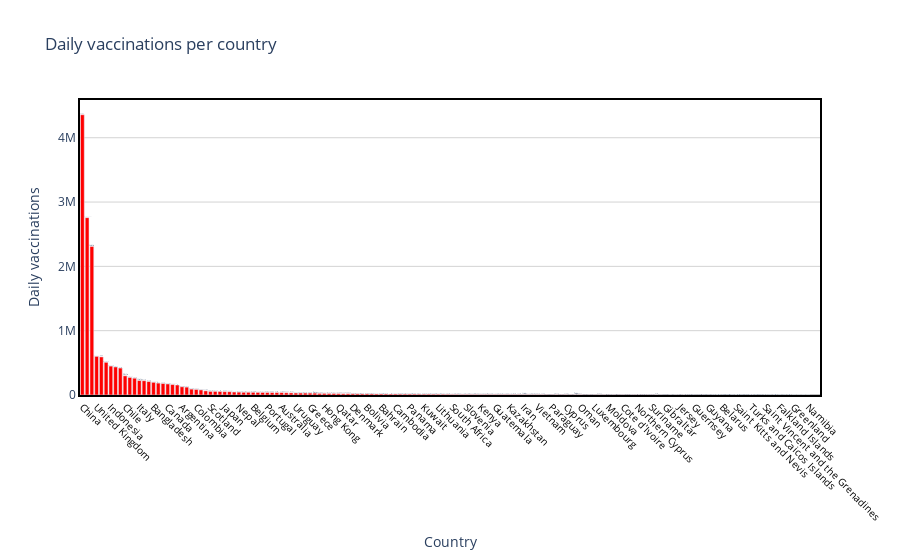

Notebook code cell kept with this figure:
### Code cell
draw_trace_bar(country_vaccine, 'Daily vaccinations', 'Daily vaccinations per country', 'Country', 'Daily vaccinations', "red" )

### Figure 1 — Plotly figure (JSON) as saved in the notebook; plotly's stock layout.template omitted (floating-point values rounded to 4 significant figures; data arrays with more than 128 entries replaced by an {"elided": "..."} marker saying what was removed)
{"data": [{"marker": {"color": "red"}, "text": {"elided": "156 str values"}, "type": "bar", "x": {"elided": "156 str values"}, "y": {"elided": "156 int values"}}], "layout": {"hovermode": "closest", "paper_bgcolor": "rgba(0, 0, 0, 0)", "plot_bgcolor": "rgba(0, 0, 0, 0)", "title": {"text": "Daily vaccinations per country"}, "xaxis": {"linecolor": "black", "linewidth": 2, "mirror": true, "showline": true, "showticklabels": true, "tickangle": 45, "tickfont": {"color": "black", "size": 10}, "title": {"text": "Country"}, "zeroline": true, "zerolinecolor": "grey", "zerolinewidth": 1}, "yaxis": {"gridcolor": "lightgrey", "linecolor": "black", "linewidth": 2, "mirror": true, "showline": true, "title": {"text": "Daily vaccinations"}, "zeroline": true, "zerolinecolor": "grey", "zerolinewidth": 1}}}
